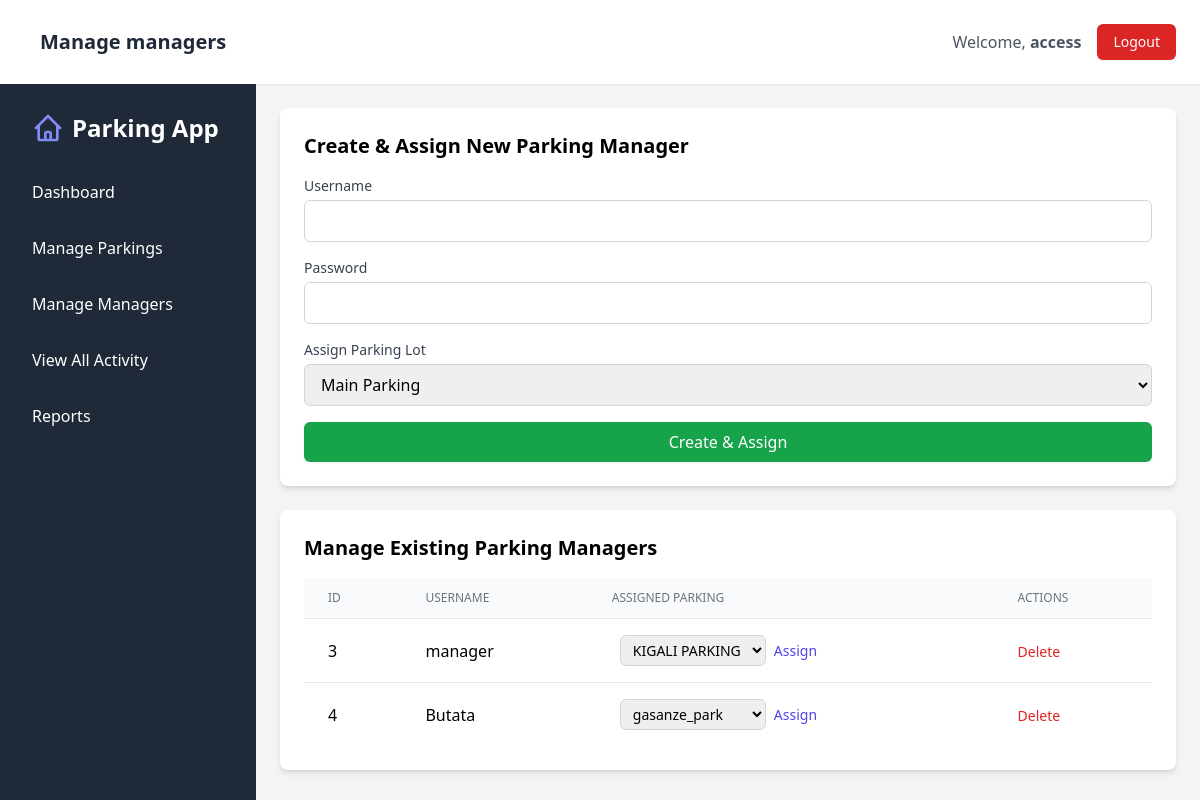
Screenshot of /dashboard.php?page=manage_managers (signed in) with the database file from the repository.
### tables this page shows
CREATE TABLE `manager_assignments` (
  `id` int(11) NOT NULL,
  `user_id` int(11) DEFAULT NULL,
  `parking_id` int(11) DEFAULT NULL,
  `assigned_at` datetime NOT NULL DEFAULT current_timestamp()
);

CREATE TABLE `users` (
  `id` int(11) NOT NULL,
  `username` varchar(50) NOT NULL,
  `password` varchar(255) NOT NULL,
  `role` enum('Admin','SuperAdmin','ParkingManager') NOT NULL,
  `created_by` int(11) DEFAULT NULL
);

CREATE TABLE `parkings` (
  `parking_id` int(11) NOT NULL,
  `name` varchar(100) NOT NULL,
  `location` varchar(255) NOT NULL,
  `total_slots` int(11) NOT NULL CHECK (`total_slots` > 0),
  `created_by` int(11) DEFAULT NULL,
  `created_at` datetime NOT NULL DEFAULT current_timestamp()
);

### views/admin_manage_managers.php (the view, shortened to what this page needs)
<?php
try {
    $managers_stmt = $conn->query("SELECT u.id, u.username, ma.parking_id, p.name AS parking_name FROM users u LEFT JOIN manager_assignments ma ON u.id = ma.user_id LEFT JOIN parkings p ON ma.parking_id = p.parking_id WHERE u.role = 'ParkingManager'");
    $managers = $managers_stmt->fetchAll(PDO::FETCH_ASSOC);
    $parkings_stmt = $conn->query("SELECT parking_id, name FROM parkings");
    $parkings = $parkings_stmt->fetchAll(PDO::FETCH_ASSOC);
} catch (PDOException $e) {
    $message = "Error fetching data: " . $e->getMessage();
    $managers = [];
    $parkings = [];
}
?>
<div class="space-y-6">
    <div class="bg-white p-6 rounded-lg shadow-md">
        <h2 class="text-xl font-bold mb-4">Create & Assign New Parking Manager</h2>
        <form action="dashboard.php?page=manage_managers" method="POST" class="space-y-4">
            <div>
                <label for="username" class="block text-sm font-medium text-gray-700">Username</label>
                <input type="text" id="username" name="username" required class="mt-1 block w-full px-3 py-2 border border-gray-300 rounded-md">
            </div>
            <div>
                <label for="password" class="block text-sm font-medium text-gray-700">Password</label>
                <input type="password" id="password" name="password" required class="mt-1 block w-full px-3 py-2 border border-gray-300 rounded-md">
            </div>
            <div>
                <label for="parking_id" class="block text-sm font-medium text-gray-700">Assign Parking Lot</label>
                <select id="parking_id" name="parking_id" required class="mt-1 block w-full px-3 py-2 border border-gray-300 rounded-md">
                    <?php foreach ($parkings as $parking): ?>
                        <option value="<?= htmlspecialchars($parking['parking_id']) ?>">
                            <?= htmlspecialchars($parking['name']) ?>
                        </option>
                    <?php endforeach; ?>
                </select>
            </div>
            <button type="submit" class="w-full py-2 px-4 rounded-md shadow-sm text-white bg-green-600 hover:bg-green-700">Create & Assign</button>
        </form>
    </div>
    <div class="bg-white p-6 rounded-lg shadow-md">
        <h2 class="text-xl font-bold mb-4">Manage Existing Parking Managers</h2>
        <div class="overflow-x-auto">
            <table class="min-w-full divide-y divide-gray-200">
                <thead class="bg-gray-50">
                    <tr>
                        <th class="py-3 px-6 text-left text-xs font-medium text-gray-500 uppercase">ID</th>
                        <th class="py-3 px-6 text-left text-xs font-medium text-gray-500 uppercase">Username</th>
                        <th class="py-3 px-6 text-left text-xs font-medium text-gray-500 uppercase">Assigned Parking</th>
                        <th class="py-3 px-6 text-left text-xs font-medium text-gray-500 uppercase">Actions</th>
                    </tr>
                </thead>
                <tbody class="bg-white divide-y divide-gray-200">
                    <?php foreach ($managers as $manager): ?>
                        <tr>
                            <td class="py-4 px-6"><?= htmlspecialchars($manager['id']) ?></td>
                            <td class="py-4 px-6"><?= htmlspecialchars($manager['username']) ?></td>
                            <td class="py-4 px-6">
                                <form action="dashboard.php?page=manage_managers" method="POST" class="flex items-center space-x-2">
                                    <select name="parking_id" class="py-1 px-2 border border-gray-300 rounded-md text-sm">
                                        <?php foreach ($parkings as $parking): ?>
                                            <option value="<?= htmlspecialchars($parking['parking_id']) ?>" <?= $manager['parking_id'] == $parking['parking_id'] ? 'selected' : '' ?>>
                                                <?= htmlspecialchars($parking['name']) ?>
                                            </option>
                                        <?php endforeach; ?>
                                    </select>
                                    <button type="submit" class="text-indigo-600 hover:text-indigo-900 text-sm font-medium">Assign</button>
                                </form>
                            </td>
                            <td class="py-4 px-6">
                                <form action="dashboard.php?page=manage_managers" method="POST" onsubmit="return confirm('Are you sure you want to delete this manager?');">
                                    <button type="submit" class="text-red-600 hover:text-red-900 text-sm font-medium">Delete</button>
                                </form>
                            </td>
                        </tr>
                    <?php endforeach; ?>
                </tbody>
            </table>
        </div>
    </div>
</div>

### rows the page displays
manager_assignments: user "3", user.username "manager", parking_id "KIGALI PARKING"
manager_assignments: user "4", user.username "Butata", parking_id "gasanze_park"

### other values shown
str_replace(['_', '-'], ' ', $page) "Manage managers"
$username "access"
form field parking_id "Main Parking"
